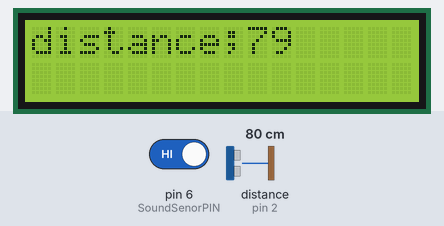
This sketch was run on a simulated Arduino Uno, built with avr-gcc and run on an emulated ATmega328P. On the bench: 16×2 character LCD. Wiring (inferred from the names in the program): ultrasonic range finder: trigger pin 3; echo pin 2. The test bench sets the inputs (shaded band); at power-on: pin 6 (SoundSenorPIN) HIGH, distance to the obstacle (sensor on pin 2) 80 cm. The echo pulse lasts 58.3 µs per cm; the modem accepts every AT command (registered, SIM ready, sends succeed) and sends nothing else; what the sketch prints to the serial monitor is not drawn.

Above: at 1.63 s.
2.8 s: pin 6 (SoundSenorPIN) driven LOW
At 23.7 s:
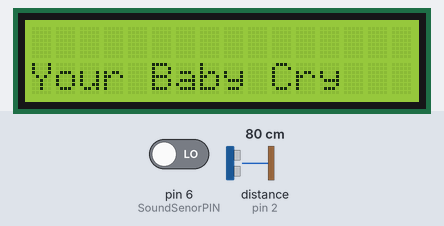
24.3 s: distance to the obstacle (sensor on pin 2) set to 4 cm
At 28.9 s:
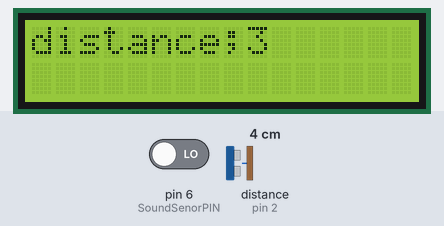
38.6 s: distance to the obstacle (sensor on pin 2) set to 2 cm
At 56.17 s:
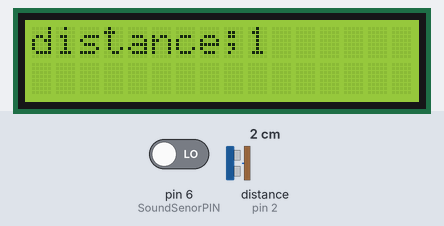
57.7 s: pin 6 (SoundSenorPIN) driven HIGH
At 66.2 s:
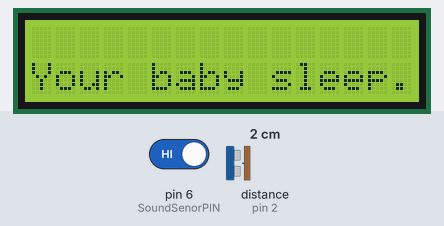
72.0 s: distance to the obstacle (sensor on pin 2) set to 9 cm
At 85.71 s:
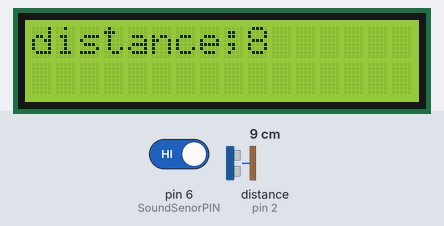
Timing chart, 0 to 87.2 s (numbered marks = the images above; inputs shaded):
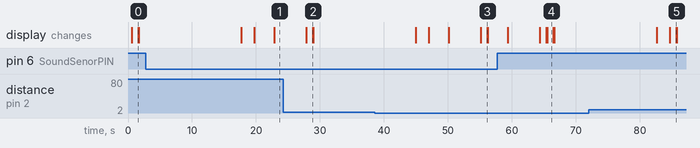

The sketch:

Baby_Monitoring_GSM.ino
```cpp
#define echoPin 2 // attach pin D2 Arduino to pin Echo of HC-SR04
#define trigPin 3
#include <LiquidCrystal_I2C.h>

#include  <Wire.h>

//initialize the liquid crystal library
//the first parameter is  the I2C address
//the second parameter is how many rows are on your screen
//the  third parameter is how many columns are on your screen
LiquidCrystal_I2C lcd(0x27,  16, 2);
long duration; // Variable to store time taken to the pulse
               // to reach receiver

int distance; // Variable to store distance calculated using
              // formula


#include <SoftwareSerial.h>

// Define GSM module pins
#define GSM_TX_PIN 7  // Connect GSM module TX pin to Arduino pin 7
#define GSM_RX_PIN 8  // Connect GSM module RX pin to Arduino pin 8

// Define vibration sensor pin
#define SoundSenorPIN 6  // Connect vibration sensor to Arduino pin 2

SoftwareSerial gsmSerial(GSM_TX_PIN, GSM_RX_PIN);  // RX, TX

// for DHT11,
//      VCC: 5V or 3V
//      GND: GND
//      DATA: 2


void setup() {
  Serial.begin(115200);
   gsmSerial.begin(115200);
   pinMode(trigPin,OUTPUT); // Sets the trigPin as an OUTPUT
    pinMode(echoPin, INPUT); // Sets the echoPin as an INPUT


    Serial.println(
        "Baby Monitoring System");
    delay(500);

   lcd.init();  // turn on the backlight
  lcd.backlight();

  // Initialize vibration sensor pin as input
  pinMode(SoundSenorPIN, INPUT);


  sendCommand("AT"); // Check if the module is responding
  delay(1000);

  // Enable caller ID information
  sendCommand("AT+CLIP=1");


}

void loop() {
  // start working...
  //ultrasonic
  digitalWrite(trigPin, LOW);
    delayMicroseconds(2); // wait for 2 ms to avoid
                          // collision in serial monitor

    digitalWrite(trigPin,HIGH); // turn on the Trigger to generate pulse
    delayMicroseconds(10); // keep the trigger "ON" for 10 ms to generate
             // pulse for 10 ms.

    digitalWrite(trigPin,LOW);
    duration = pulseIn(echoPin, HIGH);

    distance= duration * 0.0344 / 2;


        Serial.print("Distance: ");
    Serial.print(distance); // Print the output in serial monitor
    Serial.println(" cm");
    lcd.clear();
    lcd.setCursor(0,0);
    lcd.print("distance;");
    lcd.print(distance);
    delay(100);
    lcd.clear();

  if(distance>=2){

    // Send SMS
    Serial.println("BabyMoovFromBed");
    BabyMoov("+917339224811"); // Replace with your mobile number
  lcd.clear();
  lcd.setCursor(0,0);
  lcd.print("YourBabyMoove");
  delay(2000); // Adjust delay time as needed
  lcd.clear();
}

int SoundValue = digitalRead(SoundSenorPIN);
if(SoundValue == LOW){
  Serial.println("BabyCrying");
  BabyCry("+917339224811", "Ohh.....Your Baby is crying......");//your num
    lcd.clear();
    lcd.setCursor(0,1);
    lcd.print("Your Baby Cry");
    // Wait for a while to prevent sending multiple SMS in a short time
    delay(5000);
    lcd.clear();

}
else{
  lcd.clear();
  lcd.setCursor(0,1);
  lcd.print("Your baby sleep...");
}
delay(1000);
lcd.clear();

}

void BabyCry(String phoneNumber, String message) {
  // Send SMS command
  gsmSerial.println("AT+CMGF=1"); // Set SMS mode to text
  delay(1000);
  gsmSerial.print("AT+CMGS=\"");
  gsmSerial.print(phoneNumber);
  gsmSerial.println("\"");
  delay(1000);
  gsmSerial.println(message);
  delay(100);
  gsmSerial.println((char)26); // End SMS
  delay(1000);
}
void  BabyMoov(const char* number) {
  gsmSerial.print("ATD");
  gsmSerial.print(number);
  gsmSerial.println(";");

  delay(15000); // Wait for 15 seconds

  gsmSerial.println("ATH"); // Hang up the call
  delay(1000);
}

void sendCommand(const char* command) {
  gsmSerial.println(command);

  while (!gsmSerial.available()) {} // Wait for response
  while (gsmSerial.available()) {
    Serial.write(gsmSerial.read());
  }
}
```

Measured:
- after the input at 57.7 s, the display: first differs from a run without the input after 7.8 s (image 4)
- what the display in image 4 shows lasts 1.0 s, from 65.5 s to 66.5 s
